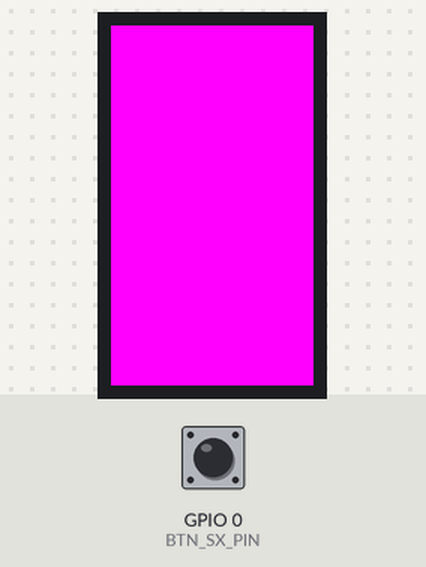
Bench run of a sketch on a simulated ESP32. On the bench: 135×240 colour display. The inputs (shaded band) are chosen by the test bench; at power-on: GPIO 0 (BTN_SX_PIN) HIGH. Random numbers use the default seed unless the sketch sets one; what the sketch prints to the serial monitor is not drawn.

Above: at 1.3 s.
1.4 s: GPIO 0 (BTN_SX_PIN) pulled LOW for 3.2 s
At 3.45 s:
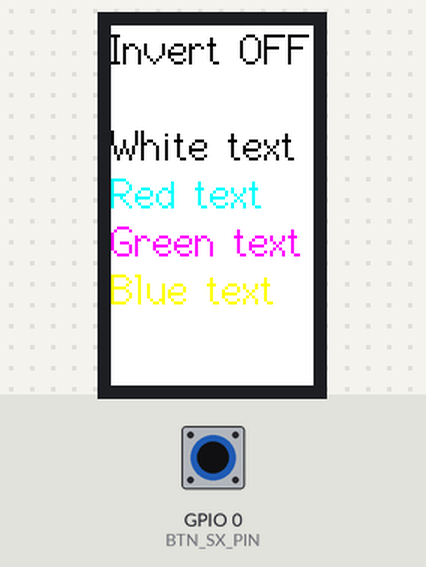
5.2 s: GPIO 0 (BTN_SX_PIN) pulled LOW for 1 s
At 7.1 s:
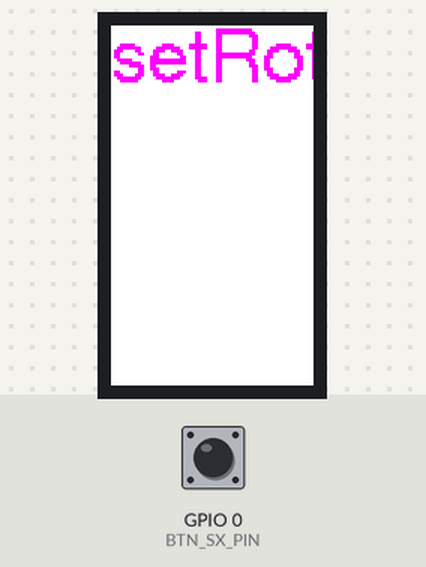
7.7 s: GPIO 0 (BTN_SX_PIN) pulled LOW for 0.15 s
At 8.4 s:
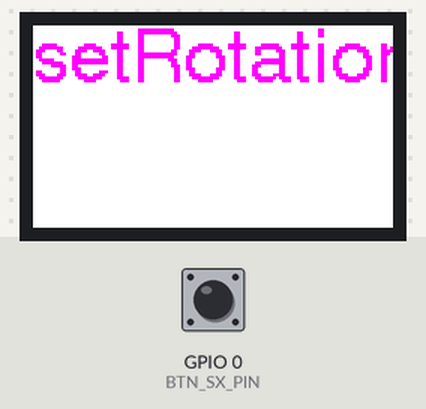
9.5 s: GPIO 0 (BTN_SX_PIN) pulsed LOW 5 times (0.12 s each, 0.3 s apart)
At 12.1 s:
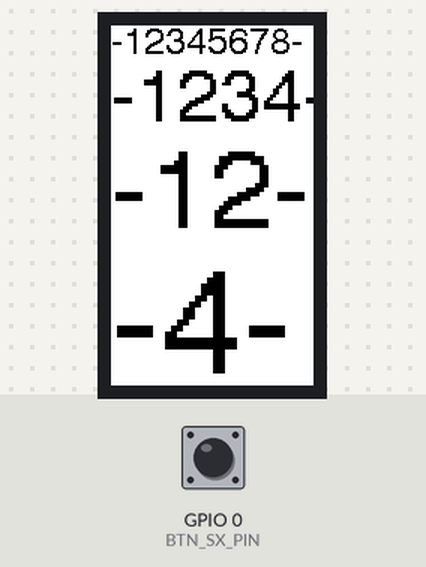
12.5 s: GPIO 0 (BTN_SX_PIN) pulled LOW for 0.15 s
At 13.9 s:
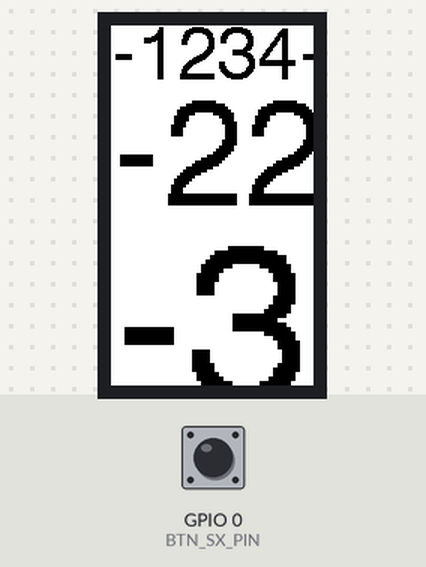
14.3 s: GPIO 0 (BTN_SX_PIN) pulled LOW for 0.15 s
At 15.7 s:
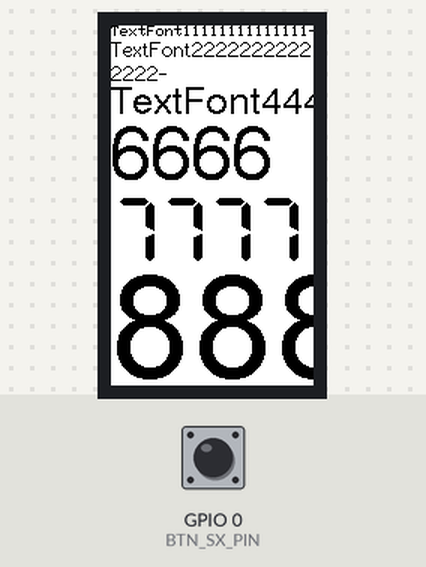
Timing chart, 0 to 17.1 s (numbered marks = the images above; inputs shaded):
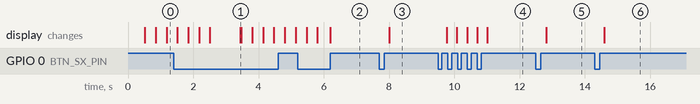

The sketch:

01-TftTextTest.ino
```cpp
/** ****************************************************************************************
 * \mainpage ESP32-T-Display/01-TftTextTest.ino
 *
 * @brief Test delle funzionalita per la scritture testo della libreria TFT_eSPI
 *
 * https://github.com/Xinyuan-LilyGO/TTGO-T-Display/tree/master/TFT_eSPI
 * https://github.com/Bodmer/User_Manual_TFT_eSPI/blob/master/TFT_eSPI.cpp.All.pdf
 *
 * @author Filippo Bilardo
 * @version 1.0  24/04/22  Versione iniziale
 */
#include <TFT_eSPI.h>   // Graphics and font library for ST7735 driver chip
#include <SPI.h>

TFT_eSPI tft = TFT_eSPI();  // Invoke library //size:135x240 pixels

#define BTN_SX_PIN      0
#define BTN_DX_PIN      35
#define BTN_PRESSED     0
#define BTN_RELEASED    1

void waitBtnSxClick() {
  //Se il pulsante non è premuto
  while(digitalRead(BTN_SX_PIN)==BTN_RELEASED) {
    delay(10); //Debounce
    //aspetto che il pulsante venga premuto
    //Se il pulsante è premuto
    while(digitalRead(BTN_SX_PIN)==BTN_PRESSED) {
      delay(10); //Debounce
      //aspetto che il pulsante venga rilasciato
      //Se il pulsante è rilasciato -> Click completo
      if(digitalRead(BTN_SX_PIN)==BTN_RELEASED) {
        delay(100); //Ritardo per il click successivo
        return;
      }
    }
  }
}

/**
 *  fillScreen(uint32_t color)
 *  Clear the screen to defined background colour
 *
 *  setCursor(int16_t x, int16_t y, uint8_t font)
 *  Set the text cursor x,y position and font
 *
 *  setTextColor(uint16_t c)
 *  Set the font foreground colour (background is transparent)
 *
 *  println
 *
 *  TFT_BLACK, TFT_NAVY, TFT_DARKGREEN, TFT_DARKCYAN, TFT_MAROON
 *  TFT_PURPLE, TFT_OLIVE, TFT_LIGHTGREY, TFT_DARKGREY, TFT_BLUE
 *  TFT_GREEN, TFT_CYAN, TFT_RED, TFT_MAGENTA, TFT_YELLOW
 *  TFT_WHITE, TFT_ORANGE, TFT_GREENYELLOW, TFT_PINK, TFT_BROWN
 *  TFT_GOLD, TFT_SILVER, TFT_SKYBLUE, TFT_VIOLET
 */
void TftTextTest1(void) {
  Serial.println("#1 - Clear the screen to defined background colour");
  tft.fillScreen(TFT_NAVY); delay(300);
  tft.fillScreen(TFT_PURPLE); delay(300);
  tft.fillScreen(TFT_CYAN); delay(300);
  tft.fillScreen(TFT_MAGENTA); delay(300);
  tft.fillScreen(TFT_SKYBLUE); delay(300);
  tft.fillScreen(TFT_VIOLET); delay(300);
  tft.fillScreen(random(0xFFFF)); delay(300);
  tft.fillScreen(random(0xFFFF)); delay(300);
  tft.fillScreen(TFT_BLACK);    //Clear the screen with the color TFT_BLACK

  tft.setCursor(40,20,4);         //Set "cursor" at(x,y) and select font
  tft.setTextColor(TFT_RED, TFT_BLACK); // Set the font colour to be TFT_RED with a TFT_BLACK background
  tft.println("Red text");
  tft.setTextColor(TFT_GREEN, TFT_BLACK);
  tft.println("Green text");
  tft.setTextColor(TFT_BLUE, TFT_BLACK);
  tft.println("Blue text");
  tft.setTextColor(TFT_GOLD);
  tft.println("Gold text");
  tft.setTextColor(TFT_OLIVE);
  tft.println("Olive text");
  waitBtnSxClick();
}
/**
 *  setRotation(uint8_t m)
 *  rotate the screen orientation m = 0-3 or 4-7 for BMP drawing
 *  Set rotation to 1,3=horizontally, 0,2=vertically
 */
void TftTextTest2(void) {
  Serial.println("#2 - rotate the screen orientation m = 0-3");
  tft.fillScreen(TFT_BLACK);    //Clear the screen with the color TFT_BLACK
  tft.setCursor(0,0,4);         //Set "cursor" at(x,y) and select font
  tft.setTextColor(TFT_GREEN, TFT_BLACK);
  tft.setRotation(0);           //Set screen rotation to vertically
  tft.println("setRotation(0)");
  waitBtnSxClick();
}
void TftTextTest2a(void) {
  tft.fillScreen(TFT_BLACK);    //Clear the screen with the color TFT_BLACK
  tft.setCursor(0,0,4);         //Set "cursor" at(x,y) and select font
  tft.setRotation(1);           //Set screen rotation to vertically
  tft.println("setRotation(1)");
  waitBtnSxClick();
}
void TftTextTest2b(void) {
  tft.fillScreen(TFT_BLACK);    //Clear the screen with the color TFT_BLACK
  tft.setCursor(0,0,4);         //Set "cursor" at(x,y) and select font
  tft.setRotation(2);           //Set screen rotation to vertically
  tft.println("setRotation(2)");
  waitBtnSxClick();
}
void TftTextTest2c(void) {
  tft.fillScreen(TFT_BLACK);    //Clear the screen with the color TFT_BLACK
  tft.setCursor(0,0,4);         //Set "cursor" at(x,y) and select font
  tft.setRotation(3);           //Set screen rotation to vertically
  tft.println("setRotation(3)");
  waitBtnSxClick();
}
/**
 *  setTextFont(uint8_t f)
 *  Set the font for the print stream
 *
 *  setTextSize(uint8_t s)
 *  Set the text size multiplier, 1<=s<=7
 *
 *  setTextWrap(bool wrapX, bool wrapY)
 *  Define if text should wrap at end of line
 */
void TftTextTest3(void) {
  Serial.println("#3 - setTextFont, setTextSize, setTextWrap");
  tft.setRotation(0);         //Set screen rotation to vertically
  tft.fillScreen(TFT_BLACK);  //Clear the screen with the color TFT_WHITE
  tft.setTextColor(TFT_WHITE, TFT_BLACK); // Set the font colour to be TFT_WHITE with a TFT_BLACK background
  tft.setCursor(0,0);         //Set "cursor" at(0,0)
  tft.setTextFont(1);         //Set the font for the print stream
  tft.setTextWrap(false);
  tft.setTextSize(1); tft.println("-123456789012345678901-");
  tft.setTextSize(2); tft.println("-1234567890-");
  tft.setTextSize(3); tft.println("-123456-");
  tft.setTextSize(4); tft.println("-4444-");
  tft.setTextSize(5); tft.println("-555-");
  tft.setTextSize(6); tft.println("-66-");
  tft.setTextSize(7); tft.println("-77-");
  waitBtnSxClick();
}
void TftTextTest3a(void) {
  tft.setRotation(0);         //Set screen rotation to vertically
  tft.fillScreen(TFT_BLACK);  //Clear the screen with the color TFT_WHITE
  tft.setTextColor(TFT_WHITE, TFT_BLACK); // Set the font colour to be TFT_WHITE with a TFT_BLACK background
  tft.setCursor(0,0);         //Set "cursor" at(0,0)
  tft.setTextFont(2);         //Set the font for the print stream
  tft.setTextWrap(false);
  tft.setTextSize(1); tft.println("-123456789012345-");
  tft.setTextSize(2); tft.println("-123456-");
  tft.setTextSize(3); tft.println("-1234-");
  tft.setTextSize(4); tft.println("-44-");
  tft.setTextSize(5); tft.println("-5-");
  waitBtnSxClick();
}
void TftTextTest3b(void) {
  tft.setRotation(0);         //Set screen rotation to vertically
  tft.fillScreen(TFT_BLACK);  //Clear the screen with the color TFT_WHITE
  tft.setTextColor(TFT_WHITE, TFT_BLACK); // Set the font colour to be TFT_WHITE with a TFT_BLACK background
  tft.setCursor(0,0);         //Set "cursor" at(0,0)
  tft.setTextFont(4);         //Set the font for the print stream
  tft.setTextWrap(false);
  tft.setTextSize(1); tft.println("-12345678-");
  tft.setTextSize(2); tft.println("-1234-");
  tft.setTextSize(3); tft.println("-12-");
  tft.setTextSize(4); tft.println("-4-");
  waitBtnSxClick();
}
void TftTextTest3c(void) {
  tft.setRotation(0);         //Set screen rotation to vertically
  tft.fillScreen(TFT_BLACK);  //Clear the screen with the color TFT_WHITE
  tft.setTextColor(TFT_WHITE, TFT_BLACK); // Set the font colour to be TFT_WHITE with a TFT_BLACK background
  tft.setCursor(0,0);         //Set "cursor" at(0,0)
  tft.setTextFont(6);         //Set the font for the print stream
  tft.setTextWrap(false);
  tft.setTextSize(1); tft.println("-1234-");
  tft.setTextSize(2); tft.println("-22");
  tft.setTextSize(3); tft.println("-3-");
  waitBtnSxClick();
}
void TftTextTest3d(void) {
  tft.setRotation(0);         //Set screen rotation to vertically
  tft.fillScreen(TFT_BLACK);  //Clear the screen with the background color
  tft.setTextColor(TFT_WHITE);//Set the font foreground colour
  tft.setCursor(0,0);         //Set "cursor" at(0,0)
  tft.setTextSize(1);         //Set the text size multiplier
  //Set the font for the print stream
  tft.setTextFont(1); tft.println("TextFont11111111111111-");
  tft.setTextWrap(true);
  tft.setTextFont(2); tft.println("TextFont22222222222222-");
  tft.setTextWrap(false);
  tft.setTextFont(4); tft.println("TextFont444");
  tft.setTextFont(6); tft.println("6666 TextFont"); //Solo numeri
  tft.setTextFont(7); tft.println("7777"); //Solo numeri
  tft.setTextFont(8); tft.println("888"); //Solo numeri
  waitBtnSxClick();
}
/**
 * setTextDatum(uint8_t d)
 * Set the text position reference datum
 * MC_DATUM, TL_DATUM
 * #define TL_DATUM 0 // Top left (default)
 * #define TC_DATUM 1 // Top centre
 * #define TR_DATUM 2 // Top right
 * #define ML_DATUM 3 // Middle left
 * #define CL_DATUM 3 // Centre left, same as above
 * #define MC_DATUM 4 // Middle centre
 * #define CC_DATUM 4 // Centre centre, same as above
 * #define MR_DATUM 5 // Middle right
 * #define CR_DATUM 5 // Centre right, same as above
 * #define BL_DATUM 6 // Bottom left
 * #define BC_DATUM 7 // Bottom centre
 * #define BR_DATUM 8 // Bottom right
 *
 * drawString(const String& string, int32_t poX, int32_t poY)
 * drawString(const String& string, int32_t poX, int32_t poY, uint8_t font)
 * drawString(const char *string, int32_t poX, int32_t poY)
 * drawString(const char *string, int32_t poX, int32_t poY, uint8_t font)
 * draw string with padding if it is defined
 *
 * setTextPadding(uint16_t x_width)
 * Define padding width (aids erasing old text and numbers)
 */
void TftTextTest4(void) {
  Serial.println("#4 - ");
  tft.setRotation(1);
  tft.setCursor(0, 0, 2);
  tft.setTextSize(1);
  tft.setTextColor(TFT_GREEN);
  tft.fillScreen(TFT_BLACK);

  tft.setTextDatum(TL_DATUM);
  tft.drawString("Button:", tft.width() / 2, tft.height() / 2 - 32);
  tft.setTextDatum(MC_DATUM);
  tft.drawString("[WiFi Scan]", tft.width() / 2, tft.height() / 2 - 16);
  tft.setTextDatum(TR_DATUM);
  tft.drawString("RightButton:", tft.width() / 2, tft.height() / 2 );
  tft.setTextDatum(CL_DATUM);
  tft.drawString("[Voltage Monitor]", tft.width() / 2, tft.height() / 2 + 16);
  tft.setTextDatum(CC_DATUM);
  tft.drawString("RightButtonLongPress:", tft.width() / 2, tft.height() / 2 + 32 );
  tft.setTextDatum(CR_DATUM);
  tft.drawString("[Deep Sleep]", tft.width() / 2, tft.height() / 2 + 48);
  waitBtnSxClick();
}
/**
 * invertDisplay(bool i)
 * invert the display colours i=0 invert, i=1 normal
 */
void TftTextTest5(void) {
  Serial.println("#5 - invert the display colours");
  // Binary inversion of colours
  tft.setRotation(0);
  tft.setCursor(0, 0, 2);
  tft.setTextSize(2);
  tft.fillScreen(TFT_BLACK);

  tft.invertDisplay(0);
  tft.setTextColor(TFT_WHITE, TFT_BLACK);
  tft.println("Invert ON\n");
  tft.println("White text");
  tft.setTextColor(TFT_RED, TFT_BLACK);
  tft.println("Red text");
  tft.setTextColor(TFT_GREEN, TFT_BLACK);
  tft.println("Green text");
  tft.setTextColor(TFT_BLUE, TFT_BLACK);
  tft.println("Blue text");
  waitBtnSxClick();
}
void TftTextTest5a(void) {
  // Binary inversion of colours
  tft.fillScreen(TFT_BLACK);
  tft.setCursor(0, 0, 2);

  tft.invertDisplay(1);
  tft.setTextColor(TFT_WHITE, TFT_BLACK);
  tft.println("Invert OFF\n");
  tft.println("White text");
  tft.setTextColor(TFT_RED, TFT_BLACK);
  tft.println("Red text");
  tft.setTextColor(TFT_GREEN, TFT_BLACK);
  tft.println("Green text");
  tft.setTextColor(TFT_BLUE, TFT_BLACK);
  tft.println("Blue text");
  waitBtnSxClick();
}
/**
 *  setFreeFont(const GFXfont *f)
 *  Sets the GFX free font to use
 */

void setup(void) {

  Serial.begin(115200);
  Serial.println("Start...");

  tft.init();               //Initialise the TFT screen
  pinMode(TFT_BL, OUTPUT);  // Set backlight pin to output mode
  digitalWrite(TFT_BL, TFT_BACKLIGHT_ON); // Turn backlight on

  pinMode(BTN_SX_PIN, INPUT_PULLUP);
  pinMode(BTN_DX_PIN, INPUT_PULLUP);
}

void loop() {

  TftTextTest1();
  TftTextTest2(); TftTextTest2a(); TftTextTest2b(); TftTextTest2c();
  TftTextTest3(); TftTextTest3a(); TftTextTest3b(); TftTextTest3c(); TftTextTest3d();
  TftTextTest4();
  TftTextTest5(); TftTextTest5a();
}
```

Measured:
- after the input at 7.7 s, the display: changes after 0.30 s (image 3)
- after the input at 9.5 s, the display: first changes after 0.27 s (image 4 shows a later state)
- after the input at 12.5 s, the display: changes after 0.32 s (image 5)
- after the input at 14.3 s, the display: changes after 0.30 s (image 6)
